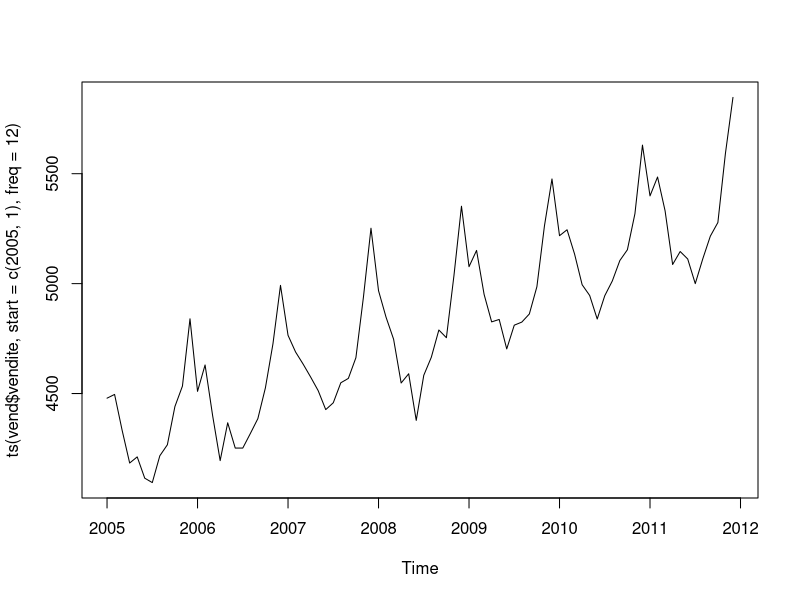
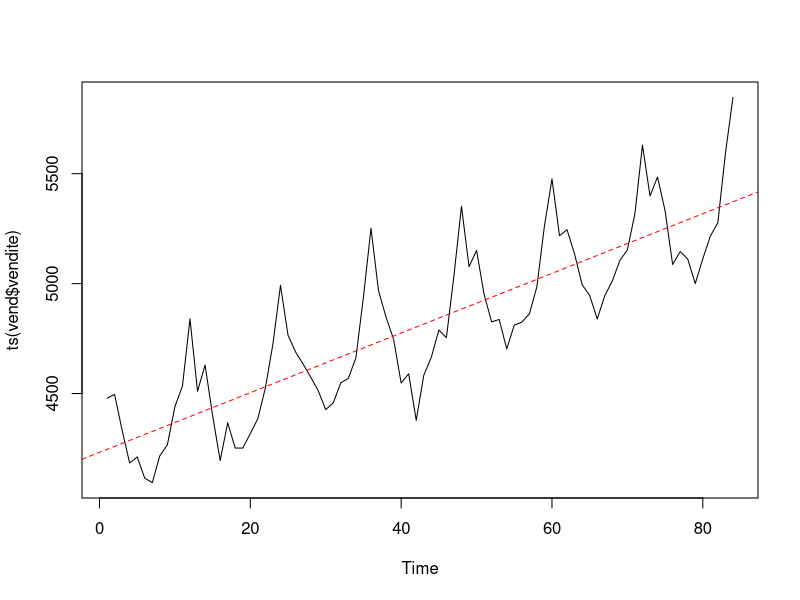
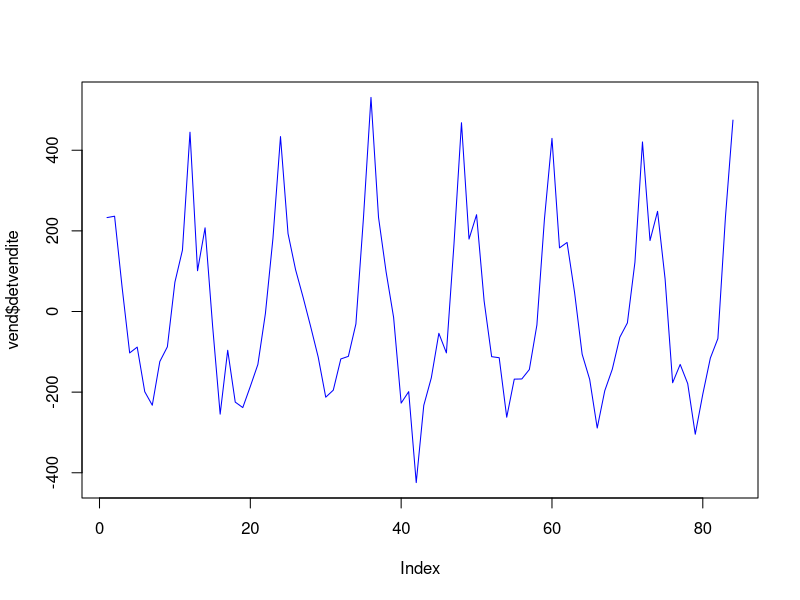
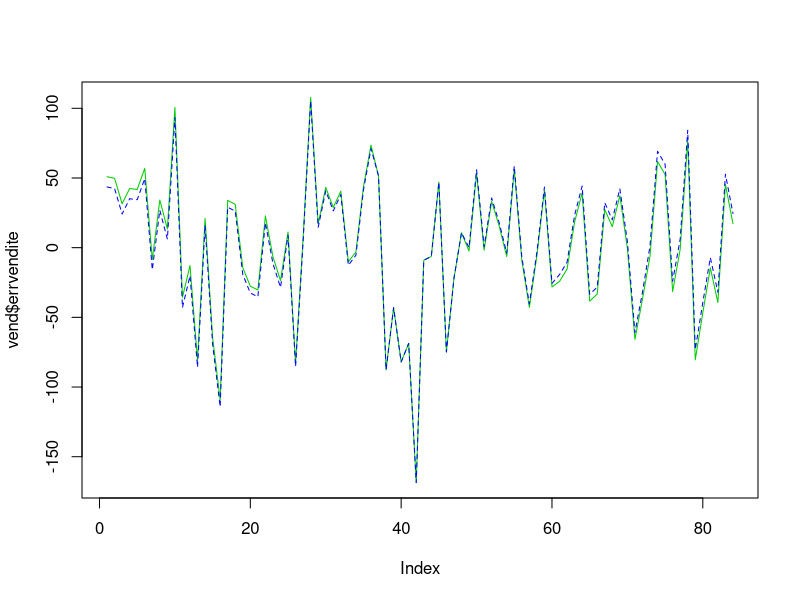

Source code (R) for these figures, in order:
################################################################################
#               Laboratorio Serie Storiche Economiche
#                          Giulio Fantuzzi
#
#ABOUT DATA: serie storica delle vendite di abbigliamento da sci
################################################################################
# Stima di trend (lineari nei parametri) e stagionalità additive
## Import dati vendite Tab. 7.1 Biggeri
vend <- read.table(file="data/Tab7.1.txt", sep="\t", header=TRUE)

plot(ts(vend$vendite, start=c(2005,1), freq=12)) #dati mensili

# C'è un trend lineare evidente...proviamo a detrendizzare la serie
vend$ttrend <- 1:dim(vend)[[1]]
#NOTA: così sto aggiungendo al dataset la colonna ttrend
    
#stimo il trend
det.mod <- lm(vendite ~ ttrend, data=vend)
#se non voglio specificare il campo data uso lm(vend$vendite~vend$ttrend)
summary(det.mod)
#plotto per vedere serie e trend sovrapposti
plot(ts(vend$vendite), type="l")
abline(det.mod, col="red", lty=2)

#Adesso che ho il trend posso detrendizzare...
#Allora aggiungo il campo detvendite (cioè le vendite senza l'effetto trend)
#Nello scorso esercizio trovavamo il trend, facevamo il modello polymod e poi facevamo la differenza tra modelli
#Però, senza far tutte ste cose, è analogo considerare direttamente i residui del modello:
vend$detvendite <- resid(det.mod)
plot(vend$detvendite, type="l", col="blue")
#e così abbiamo ottenuto il plot della serie detrendizzata


#NOTA: abbiamo la serie detrendizzata...ma c'è evidente presenza di stagionalità
#vediamo infatti che ci sono picchi ad ogni dicembre (ricordo che son vendite di sci)

#Dalla funzione Yt= D gamma +e voglio stimare a OLS il vettore gamma
stag.mod <- lm(detvendite ~ mese, data=vend)
#NOTA: non serve che io mi costruisca le dummies...basta che specifico a R che voglio regredire verso il mese
#R si crea da solo le dummy mensili e applica i minimi quadrati per stimare le gamma
summary(stag.mod)#-->otterrò le medie dei singoli mesi!

# stima componente erratica
#E' lo stesso discorso di prima per il trend...io potrei partire dalla serie di partenza e toglierci il modello che stimava la stagionalità
#Però ciò è del tutto equivalente di valutare direttamente i residui del modello stimato per la stagionalità

vend$errvendite <- resid(stag.mod) #residui della serie
plot(vend$errvendite, type="l", col="green3")#questa sarà la serie destagionalizzata (oltre che detrendizzata)


# TRICK: si poteva fare la regressione in un solo passo (a partire dalla serie che aveva trend e stagionalità)
unimod <- lm(vendite ~ ttrend + mese, data=vend)
#NOTA: come regressori considero sia il trend che la "dummy" per considerare anche la stagionalità
summary(unimod)
unires <- resid(unimod)
lines(unires, col="blue", lty=2)
#NB: potevo usare plot...ha usato lines così si vedo che il grafico praticamente coincide col precedente

## noi vedendo la serie avevamo supposto trend lineare...ma se per caso fosse stato trend polinomiale di grado 2?
polimod <- lm(vendite ~ ttrend + I(ttrend^2) + mese, data=vend)
#NOTA: abbiamo considerato sempre stima simultanea di trend e stagionalità
summary(polimod)

#QUALE MODELLO RISULTA PIU' ADATTO?
#confronto tra modello con trend lineare o con trend polinomiale (considerando anche la stagionalità)
summary(unimod)$adj.r.squared
summary(polimod)$adj.r.squared #è leggermente maggiore, quindi è meglio il polinomiale!

#BONUS: 
#è interessante notare come se considero solo il trend ottengo un R2 più basso di quando considero simultaneamente trend e stagionalità 
#(ovvio, perchè se descrivo il modello con entrambe le variabili va da sè che il modello sia più esatto!)
# perchè se non considero variabili esplicative che in realtà servono, ciò impatta sull'errore e del modello (o, analogamente, gli altri parametri risulteranno distorti)